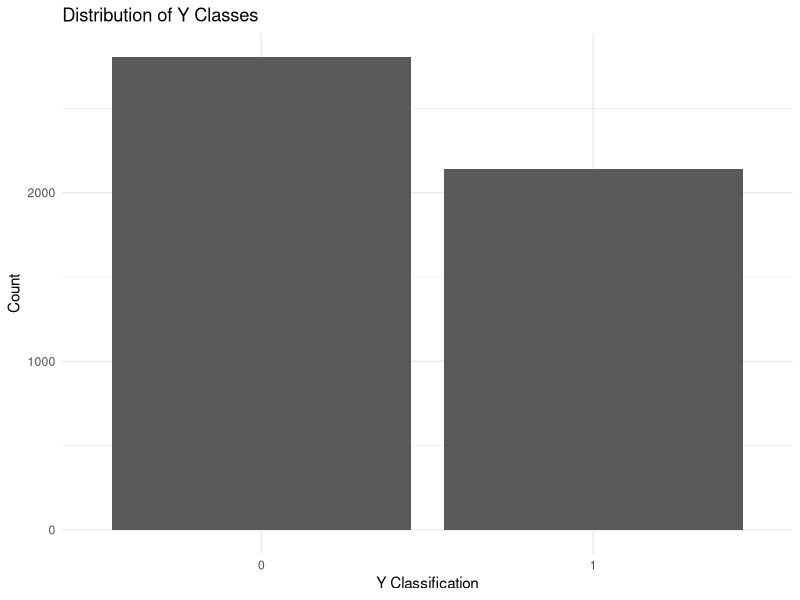
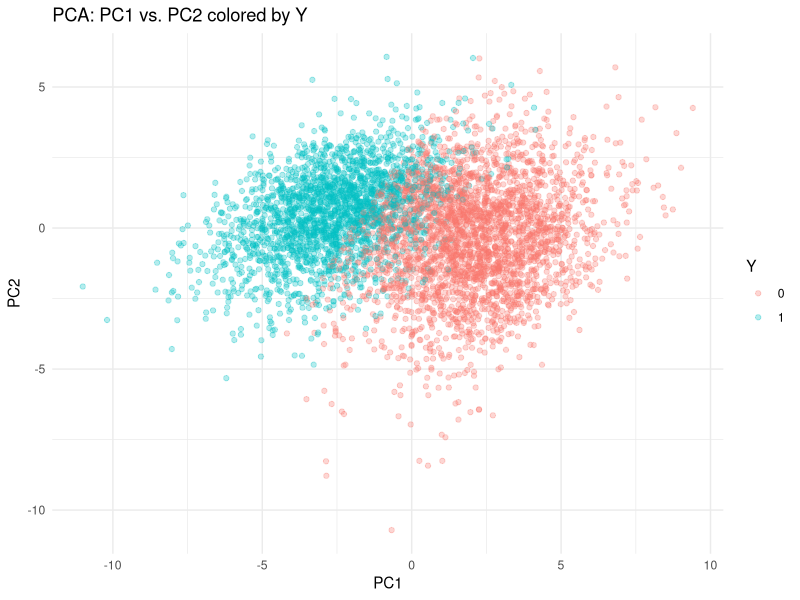
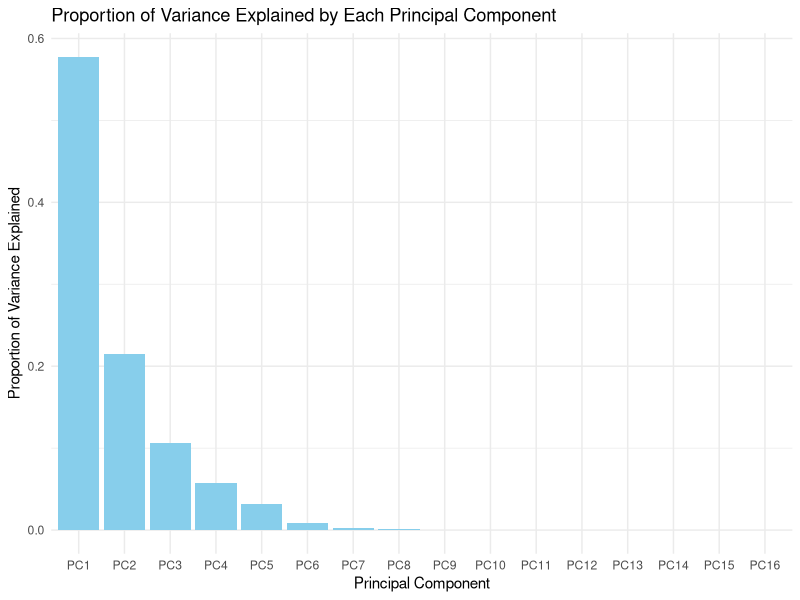
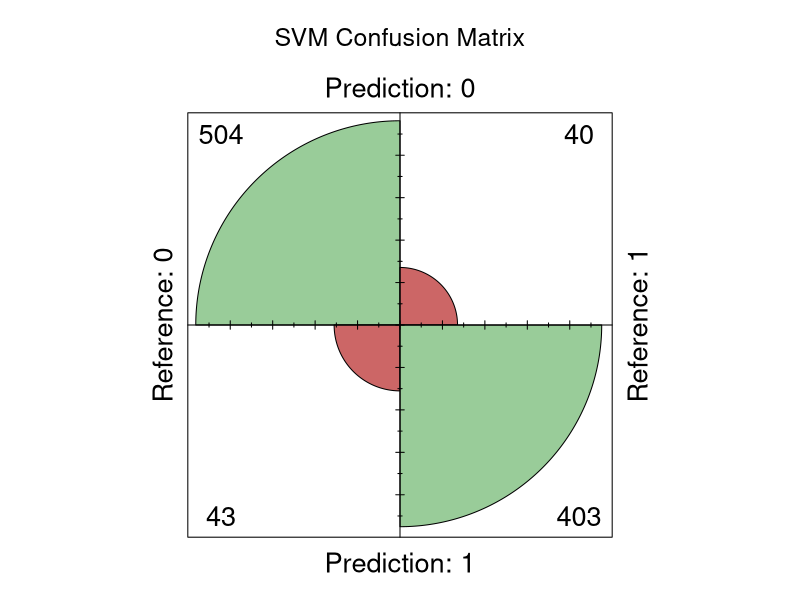
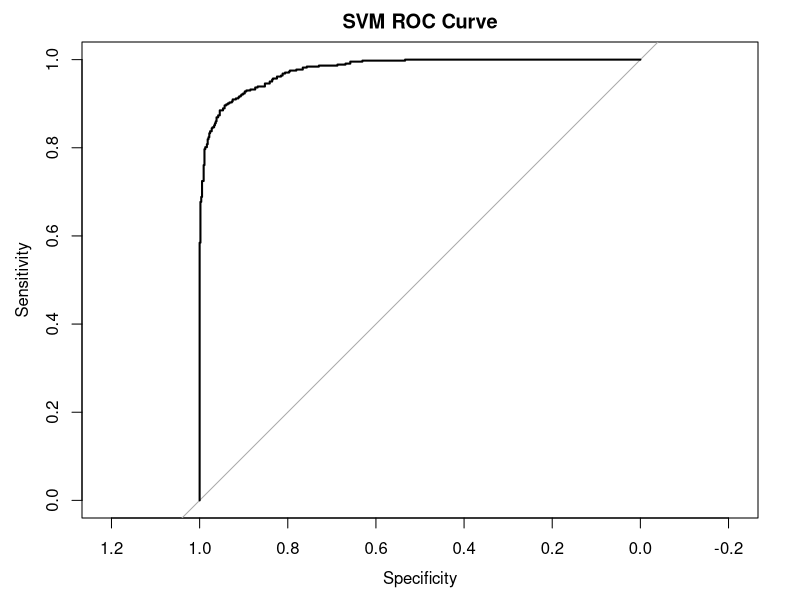

These charts were generated, in order, by the following R code:
## ---- chunk 1
knitr::opts_chunk$set(echo = TRUE)
## ---- chunk 2
library(tidyverse)
library(glmnet)
library(e1071)
library(pROC)
library(caret)
train <- read_csv("train_data.csv")
test_x <- read_csv("test_data_x.csv")

train_index <- sample(1:nrow(train), 0.8*nrow(train))
train_data <- train[train_index,]
validation_data <- train[-train_index,]

# Training set
X_train <- as.matrix(train_data %>% dplyr::select(-Y))
Y_train <- as.matrix(train_data %>% dplyr::select(Y))

# Validation set
X_val <- as.matrix(validation_data %>% dplyr::select(-Y))
Y_val <- as.matrix(validation_data %>% dplyr::select(Y))

# Fit the ideal model
svm_model <- svm(X_train, Y_train, kernel = "radial", cost=0.7, gamma=0.01)

# Make predictions
Y_pred_svm <- predict(svm_model, X_val)
Y_pred_class_svm <- ifelse(Y_pred_svm > 0.5, 1, 0)

# Extract features for PCA (exclude the response variable Y)
features <- train[, setdiff(names(train), "Y")]

# Perform PCA, make sure to scale and center the data
pca_result <- prcomp(features, scale. = TRUE, center = TRUE)

# Extract the first two principal components
pc1 <- pca_result$x[, 1]
pc2 <- pca_result$x[, 2]

# Create a data frame for plotting
plot_data <- data.frame(PC1 = pc1, PC2 = pc2, Y = train$Y)
## ---- chunk 3
ggplot(plot_data, aes(as.factor(Y))) +
    geom_bar() +
    theme_minimal() +
    labs(title="Distribution of Y Classes",
         y="Count",
         x="Y Classification")
## ---- chunk 4
# Generate the plot
ggplot(plot_data, aes(x = PC1, y = PC2, color = factor(Y))) +
  geom_point(alpha = 0.3) +  
  labs(color = "Y") +        
  theme_minimal() +          
  ggtitle("PCA: PC1 vs. PC2 colored by Y") 
## ---- chunk 5
# Calculate variance explained by each PC
variance_explained <- summary(pca_result)$importance[2,]

# Data frame of variance
variance_data <- data.frame(PC = names(variance_explained), Variance = variance_explained)

# Bar plot for PCA
ggplot(variance_data, aes(x = reorder(PC, -Variance), y = Variance)) +
  geom_bar(stat = "identity", fill = "skyblue") +
  labs(x = "Principal Component", y = "Proportion of Variance Explained") +
  ggtitle("Proportion of Variance Explained by Each Principal Component") +
  theme_minimal()
## ---- chunk 6
# Calculate confusion matrix
conf_matrix <- confusionMatrix(as.factor(Y_pred_class_svm), as.factor(Y_val))

# Plot confusion matrix
fourfoldplot(conf_matrix$table, color = c("#CC6666", "#99CC99"), conf.level = 0, margin = 1, main = "SVM Confusion Matrix")
## ---- chunk 7
# ROC curve
roc_obj <- suppressMessages(roc(as.numeric(as.factor(Y_val)), as.numeric(Y_pred_svm)))
plot(roc_obj, main="SVM ROC Curve")
